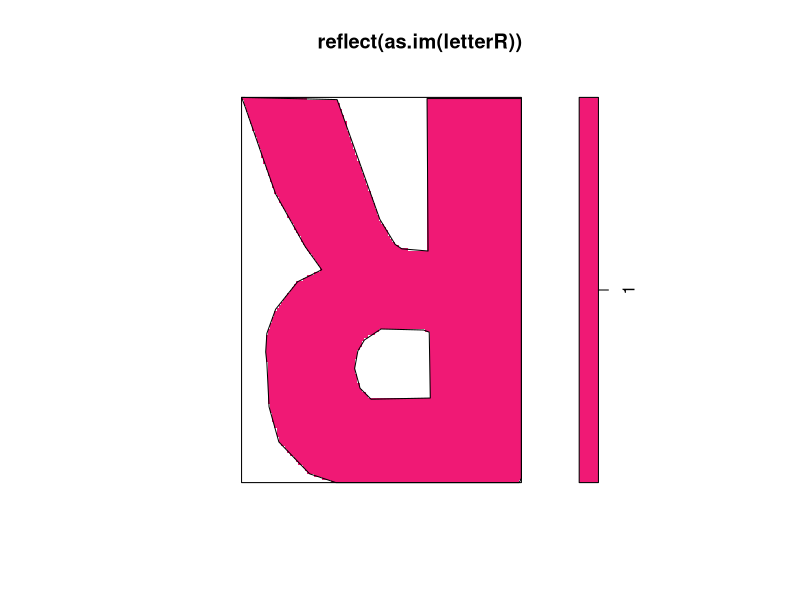

R code for this plot:
library(spatstat)


### Name: reflect
### Title: Reflect In Origin
### Aliases: reflect reflect.im reflect.default
### Keywords: spatial math

### ** Examples

  plot(reflect(as.im(letterR)))
  plot(reflect(letterR), add=TRUE)
